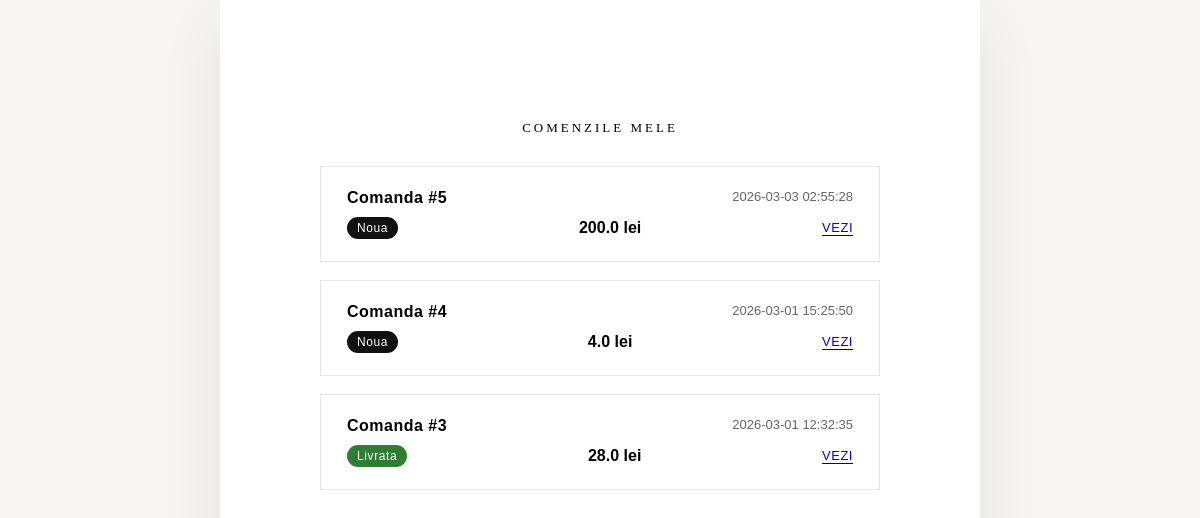
Page /cont/comenzi (signed in) on the committed database.
### tables this page shows
CREATE TABLE comenzi (
            id INTEGER PRIMARY KEY AUTOINCREMENT,
            nume TEXT,
            email TEXT,
            telefon TEXT,
            adresa TEXT,
            total REAL,
            data TEXT
        , produse TEXT, status TEXT DEFAULT 'Noua');

### app.py (the view)
@app.route("/cont/comenzi")
def cont_comenzi():
    if "client_id" not in session:
        return redirect("/login")
    db = get_db()
    comenzi = db.execute(
        "SELECT * FROM comenzi WHERE email=? ORDER BY data DESC",
        (session.get("client_email"),)
    ).fetchall()
    return render_template("cont_comenzi.html", comenzi=comenzi)

### app.py (called while the page is built)
@app.context_processor
def inject_client():
    return dict(
        client_logat="client_id" in session,
        client_nume=session.get("client_nume"),
        client_email=session.get("client_email")
    )

def get_db():
    conn = sqlite3.connect(DATABASE)
    conn.row_factory = sqlite3.Row
    return conn

### templates/cont_comenzi.html (shortened to what this page needs)
<!DOCTYPE html>
<html>
<head>
    <link rel="stylesheet" href="/static/style.css">
</head>
<body>
<div class="account-page">
    <div class="account-box">
        <div class="account-heading">COMENZILE MELE</div>
        {% if comenzi %}
            <div class="client-orders">
            {% for c in comenzi %}
            <div class="order-card">
                <div class="order-top">
                <div class="order-id">Comanda #{{ c.id }}</div>
                <div class="order-date">{{ c.data }}</div>
            </div>
            <div class="order-bottom">
                <div class="order-status">
                   <span class="status-badge status-{{ c.status }}">{{ c.status }}</span>
                </div>
                <div class="order-total">{{ c.total }} lei</div>
                <a href="/cont/comanda/{{ c.id }}" class="order-link">VEZI</a>
            </div>
        </div>
        {% endfor %}
        </div>
        {% else %}
            <p>Nu ai comenzi încă.</p>
        {% endif %}
    </div>
</div>
</body>
</html>

### static/style.css (style rules this page uses)
html, body { margin: 0; padding: 0; min-height: 100%; overflow-x: hidden; }
body { font-family: Arial; background: #f5f5f5; min-height: 100vh; display: flex; flex-direction: column; }
body { min-height: 100vh; display: flex; flex-direction: column; }
.account-page { height: 100vh; display: flex; justify-content: center; background: #f6f5f3; }
.account-box { width: 560px; height: 100vh; background: white; padding: 120px 100px; text-align: center; box-shadow: 0 25px 60px rgba(0,0,0,0.08); }
.account-heading { font-family: "Playfair Display", serif; font-size: 34px; letter-spacing: 3px; margin-bottom: 25px; }
.client-orders { display: flex; flex-direction: column; gap: 18px; margin-top: 30px; }
.order-card { border: 1px solid #e5e5e5; padding: 22px 26px; text-align: left; transition: all .25s ease; }
.order-top { display: flex; justify-content: space-between; margin-bottom: 10px; }
.order-id { font-weight: 600; letter-spacing: 0.5px; }
.order-date { color: #777; font-size: 13px; }
.order-bottom { display: flex; justify-content: space-between; align-items: center; }
.order-status { font-size: 13px; letter-spacing: 0.5px; }
.order-total { font-weight: 600; }
.order-link { text-decoration: none; border-bottom: 1px solid #111; font-size: 13px; letter-spacing: 0.5px; }
.status-badge { font-size: 12px; letter-spacing: 0.6px; padding: 4px 10px; border-radius: 20px; display: inline-block; }
.status-Noua { background: #111; color: white; }
.status-Livrata { background: #2e7d32; color: white; }
.order-date { font-size: 13px; color: #666; }
.account-heading { font-size: 13px; letter-spacing: 3px; margin-bottom: 20px; }

### rows in the picture
comenzi: id "5", data "2026-03-03 02:55:28", status "Noua", total "200.0"
comenzi: id "4", data "2026-03-01 15:25:50", status "Noua", total "4.0"
comenzi: id "3", data "2026-03-01 12:32:35", status "Livrata", total "28.0"
